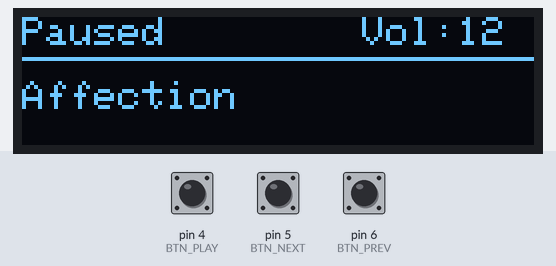
The sketch below on a simulated Arduino Uno, built with avr-gcc and run on an emulated ATmega328P. Parts: 128×32 one-colour display. The test bench sets the inputs (shaded band); at power-on: pin 5 (BTN_NEXT) HIGH, pin 4 (BTN_PLAY) HIGH, pin 6 (BTN_PREV) HIGH. The audio player accepts every command and is not drawn.

Above: at 2.0 s.
2.1 s: pin 5 (BTN_NEXT) pulled LOW for 1 s
At 3.6 s:
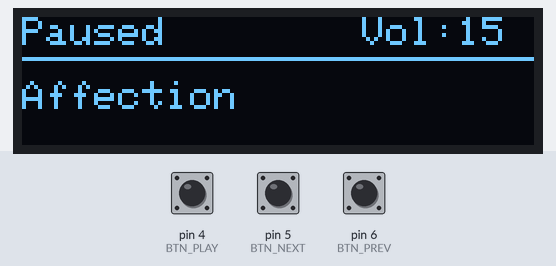
4.6 s: pin 4 (BTN_PLAY) pulled LOW for 0.15 s
At 5.6 s:
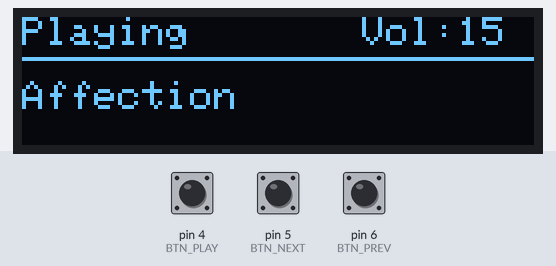
6.3 s: pin 6 (BTN_PREV) pulled LOW for 0.15 s
At 7.0 s:
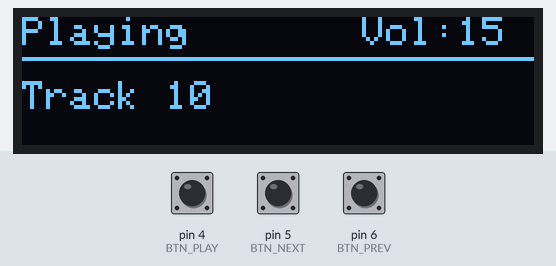
8.1 s: pin 4 (BTN_PLAY) pulled LOW for 1 s
At 9.4 s:
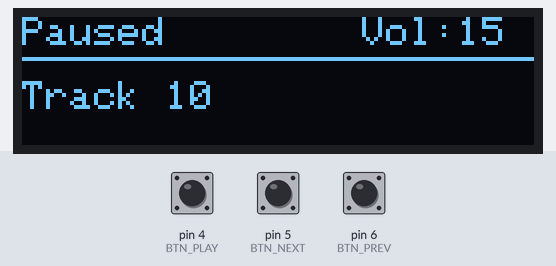
10.6 s: pin 6 (BTN_PREV) pulled LOW for 0.15 s
At 11.5 s:
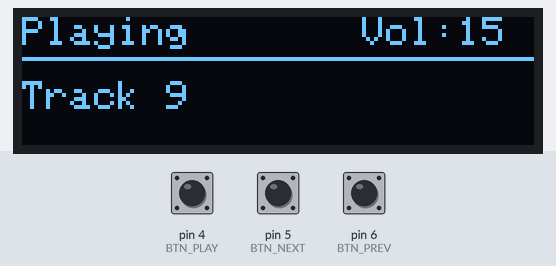
12.4 s: pin 5 (BTN_NEXT) pulled LOW for 1 s
At 13.7 s:
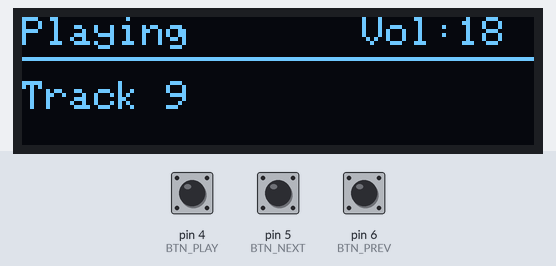
Timing chart, 0 to 15.4 s (numbered marks = the images above; inputs shaded):
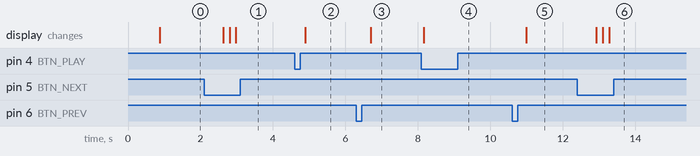

The sketch:

mp3.ino
```cpp
#include <Arduino.h>
#include <SoftwareSerial.h>
#include <DFRobotDFPlayerMini.h>
#include <Wire.h>
#include <Adafruit_GFX.h>
#include <Adafruit_SSD1306.h>

// Screen Configuration
#define SCREEN_WIDTH 128
#define SCREEN_HEIGHT 32
#define OLED_RESET    -1
Adafruit_SSD1306 display(SCREEN_WIDTH, SCREEN_HEIGHT, &Wire, OLED_RESET);

// Pin Definitions
#define PIN_RX 2
#define PIN_TX 3
#define BTN_PLAY 4
#define BTN_NEXT 5
#define BTN_PREV 6

SoftwareSerial mySoftwareSerial(PIN_RX, PIN_TX);
DFRobotDFPlayerMini myDFPlayer;

// =========================================================================
// AUTOMATED PLAYLIST SECTION (Stored in Flash Memory safely to save RAM)
// =========================================================================
// Simply type your song names inside the curly braces separated by commas.
// The code automatically counts them and reads them from Flash (PROGMEM).
const char songNames[][30] PROGMEM = {
  "Affection",   // Track 1 -> Folder 01/001.mp3
  "Bubblegum",    // Track 2 -> Folder 01/002.mp3
  "Don't Let Go",         // Track 3 -> Folder 01/003.mp3
  "Heavenly",       // Track 4 -> Folder 01/004.mp3
  "K."   // Track 5 -> Folder 01/005.mp3
};
const int totalConfiguredSongs = sizeof(songNames) / sizeof(songNames[0]);

// State Variables
bool isPlaying = false;
int currentTrack = 1;
int currentVolume = 12;
int totalTracks = totalConfiguredSongs;

// Button Timing and Cooldown Variables
const unsigned long LONG_PRESS_TIME = 500;
const unsigned long COOLDOWN_TIME = 800;     // Increased to 800ms to give slow clones time to recover
unsigned long lastCommandTime = 0;

unsigned long nextBtnPressedTime = 0;
unsigned long prevBtnPressedTime = 0;
bool nextIsPressed = false;
bool prevIsPressed = false;
bool nextActionTriggered = false;
bool prevActionTriggered = false;

void updateScreen(String statusText) {
  display.clearDisplay();

  // Status Bar
  display.setTextSize(1);
  display.setTextColor(SSD1306_WHITE);
  display.setCursor(0, 0);
  display.print(statusText);
  display.setCursor(85, 0);
  display.print("Vol:");
  display.print(currentVolume);

  display.drawFastHLine(0, 10, 128, SSD1306_WHITE);

  // Track Title
  display.setCursor(0, 16);
  display.setTextSize(1);

  int listIndex = currentTrack - 1;
  if (listIndex >= 0 && listIndex < totalConfiguredSongs) {
    char buffer[32];
    strcpy_P(buffer, songNames[listIndex]);
    display.print(buffer);
  } else {
    display.print("Track ");
    display.print(currentTrack);
  }

  display.display();
}

// Custom Function to ensure Clone Chips actually fire up and play
void forcePlayTrack(int trackNum) {
  myDFPlayer.pause();            // Step 1: Force stop anything ongoing
  delay(100);                    // Step 2: Give hardware buffer time to empty
  myDFPlayer.play(trackNum);     // Step 3: Command the index directly
  delay(100);                    // Step 4: Let the instruction pack land safely
  myDFPlayer.start();            // Step 5: Double-tap reinforcement play command
}

void setup() {
  pinMode(BTN_PLAY, INPUT_PULLUP);
  pinMode(BTN_NEXT, INPUT_PULLUP);
  pinMode(BTN_PREV, INPUT_PULLUP);

  mySoftwareSerial.begin(9600);

  if(!display.begin(SSD1306_SWITCHCAPVCC, 0x3C)) {
    for(;;);
  }

  display.clearDisplay();
  display.setCursor(0,10);
  display.setTextSize(1);
  display.setTextColor(SSD1306_WHITE);
  display.print("Loading...");
  display.display();

  if (!myDFPlayer.begin(mySoftwareSerial)) {
    display.clearDisplay();
    display.setCursor(0,10);
    display.print("DFPlayer Error!");
    display.display();
    while(true);
  }

  myDFPlayer.volume(currentVolume);
  delay(300);
  totalTracks = myDFPlayer.readFileCounts();
  if (totalTracks <= 0) totalTracks = totalConfiguredSongs;

  updateScreen("Paused");
}

void loop() {
  unsigned long currentMillis = millis();

  // ==========================================
  // 1. PLAY / PAUSE BUTTON
  // ==========================================
  if (digitalRead(BTN_PLAY) == LOW) {
    delay(50);
    if (digitalRead(BTN_PLAY) == LOW) {
      if (isPlaying) {
        myDFPlayer.pause();
        isPlaying = false;
        updateScreen("Paused");
      } else {
        // FIXED: Instead of standard start, we force a complete index fire
        // to catch the module if it got dropped or stuck during skip!
        forcePlayTrack(currentTrack);
        isPlaying = true;
        updateScreen("Playing");
      }
      while(digitalRead(BTN_PLAY) == LOW);
    }
  }

  // ==========================================
  // 2. NEXT / VOLUME UP BUTTON
  // ==========================================
  if (digitalRead(BTN_NEXT) == LOW) {
    if (!nextIsPressed) {
      nextIsPressed = true;
      nextBtnPressedTime = currentMillis;
      nextActionTriggered = false;
      delay(50);
    }

    if (currentMillis - nextBtnPressedTime > LONG_PRESS_TIME) {
      if (currentVolume < 30) {
        currentVolume++;
        myDFPlayer.volume(currentVolume);
        updateScreen(isPlaying ? "Playing" : "Paused");
      }
      nextActionTriggered = true;
      delay(150);
    }
  } else {
    if (nextIsPressed) {
      if (!nextActionTriggered && (currentMillis - nextBtnPressedTime < LONG_PRESS_TIME)) {
        if (currentMillis - lastCommandTime > COOLDOWN_TIME) {
          currentTrack++;
          if (totalTracks > 0 && currentTrack > totalTracks) currentTrack = 1;

          // FIXED: Uses the new sequential robust timing play execution
          forcePlayTrack(currentTrack);
          isPlaying = true;
          lastCommandTime = currentMillis;
          updateScreen("Playing");
        }
      }
      nextIsPressed = false;
    }
  }

  // ==========================================
  // 3. PREVIOUS / VOLUME DOWN BUTTON
  // ==========================================
  if (digitalRead(BTN_PREV) == LOW) {
    if (!prevIsPressed) {
      prevIsPressed = true;
      prevBtnPressedTime = currentMillis;
      prevActionTriggered = false;
      delay(50);
    }

    if (currentMillis - prevBtnPressedTime > LONG_PRESS_TIME) {
      if (currentVolume > 0) {
        currentVolume--;
        myDFPlayer.volume(currentVolume);
        updateScreen(isPlaying ? "Playing" : "Paused");
      }
      prevActionTriggered = true;
      delay(150);
    }
  } else {
    if (prevIsPressed) {
      if (!prevActionTriggered && (currentMillis - prevBtnPressedTime < LONG_PRESS_TIME)) {
        if (currentMillis - lastCommandTime > COOLDOWN_TIME) {
          currentTrack--;
          if(currentTrack < 1) {
            currentTrack = (totalTracks > 0) ? totalTracks : 1;
          }

          // FIXED: Uses the new sequential robust timing play execution
          forcePlayTrack(currentTrack);
          isPlaying = true;
          lastCommandTime = currentMillis;
          updateScreen("Playing");
        }
      }
      prevIsPressed = false;
    }
  }

  // ==========================================
  // 4. DFPLAYER AUTO-ADVANCE HANDLING
  // ==========================================
  if (myDFPlayer.available()) {
    uint8_t dfType = myDFPlayer.readType();
    if (dfType == DFPlayerCardOnline || dfType == DFPlayerCardInserted) {
       totalTracks = myDFPlayer.readFileCounts();
    }
    if (dfType == DFPlayerPlayFinished) {
       if (currentMillis - lastCommandTime > COOLDOWN_TIME) {
         currentTrack++;
         if (totalTracks > 0 && currentTrack > totalTracks) currentTrack = 1;

         forcePlayTrack(currentTrack);
         updateScreen("Playing");
       }
    }
  }
}
```

Measured:
- after the input at 2.1 s, the display: first changes after 0.53 s (image 1 shows a later state)
- after the input at 4.6 s, the display: changes after 0.30 s (image 2)
- after the input at 6.3 s, the display: changes after 0.40 s (image 3)
- after the input at 8.1 s, the display: changes after 0.07 s (image 4)
- after the input at 10.6 s, the display: changes after 0.40 s (image 5)
- after the input at 12.4 s, the display: first changes after 0.53 s (image 6 shows a later state)
